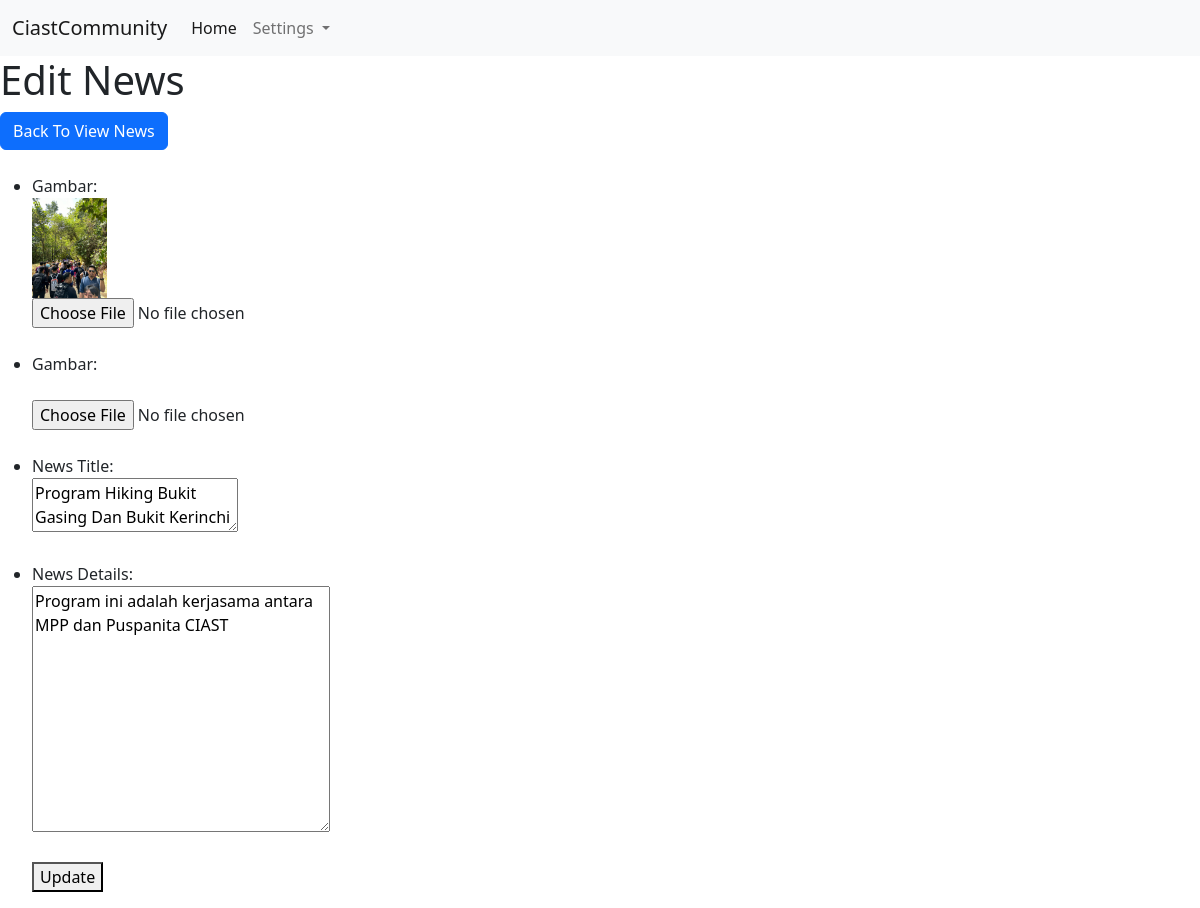
The page /Admin/9-editnews.php?id=13 (signed in) on the database its author committed.
### tables this page shows
CREATE TABLE `reports` (
  `id` int(11) NOT NULL,
  `ptitle` char(50) NOT NULL,
  `pdetails` char(255) NOT NULL,
  `gambar` char(25) NOT NULL,
  `gambar2` char(25) NOT NULL
);

### Admin/functions.php (called while the page is built, shortened)
<?php
function ambildata($condb, $query)
{
    $result = mysqli_query($condb, $query);
    $rows = [];
    while ($row = mysqli_fetch_assoc($result)) {
        $rows[] = $row;
    }
    return $rows;
}

### Admin/9-editnews.php (the view, shortened to what this page needs)
<?php
require_once 'functions.php';
$id = $_GET['id'];
$news = ambildata($condb, "SELECT * FROM reports WHERE id = $id")[0];
$ptitle = $news['ptitle'];
$pdetails = $news['pdetails'];
$gambar = $news['gambar'];
$gambar2 = $news['gambar2'];
?>
<!DOCTYPE html>
<html lang="en">
<head>
    <link rel="stylesheet" href="../css/bootstrap.min.css">
</head>
<body>
<?php require_once 'header.php';?>
    <h1>Edit News</h1>
    <a href="7-viewnews.php"><button class="btn btn-primary">Back To View News</button></a>
    <br><br>
    <form action="" method="post" enctype="multipart/form-data">
    <ul>
            <li>
                <label for="gambar">Gambar:</label><br>
                <img src="../img/<?= $gambar ?>" width="75px" alt=""><br>
                <input type="file" name="gambar" id="gambar">
            </li>
            <br>
            <li>
                <label for="gambar2">Gambar:</label><br>
                <img src="../img/<?= $gambar2 ?>" width="75px" alt=""><br>
                <input type="file" name="gambar2" id="gambar2">
            </li>
            <br>
            <li>
                <label for="ptitle">News Title:</label><br>
                <textarea name="ptitle" id="ptitle"><?= $ptitle ?></textarea>
            </li>
            <br>
            <li>
                <label for="pdetails">News Details:</label><br>
                <textarea name="pdetails" id="pdetails" cols="30" rows="10"><?= $pdetails ?></textarea>
            </li>
            <br>
            <button type="submit" name="submit">Update</button>
        </ul>
    </form>
</body>
</html>

### rows shown on the page
reports: gambar (picture), ptitle "Program Hiking Bukit Gasing Dan Bukit Kerinchi", pdetails "Program ini adalah kerjasama antara MPP dan Puspanita CIAST"
